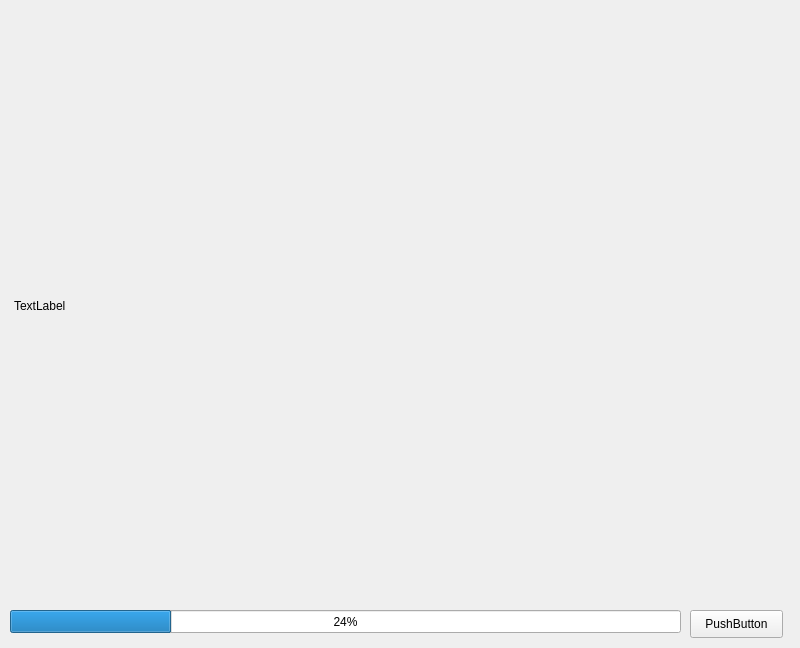
<?xml version="1.0" encoding="UTF-8"?>
<ui version="4.0">
 <class>MainWindow</class>
 <widget class="QMainWindow" name="MainWindow">
  <property name="geometry">
   <rect>
    <x>0</x>
    <y>0</y>
    <width>800</width>
    <height>648</height>
   </rect>
  </property>
  <property name="sizePolicy">
   <sizepolicy hsizetype="Fixed" vsizetype="Fixed">
    <horstretch>0</horstretch>
    <verstretch>0</verstretch>
   </sizepolicy>
  </property>
  <property name="windowTitle">
   <string>MainWindow</string>
  </property>
  <widget class="QWidget" name="centralwidget">
   <widget class="QPushButton" name="pushButton_3">
    <property name="geometry">
     <rect>
      <x>690</x>
      <y>610</y>
      <width>93</width>
      <height>28</height>
     </rect>
    </property>
    <property name="text">
     <string>PushButton</string>
    </property>
   </widget>
   <widget class="QProgressBar" name="progress_bar">
    <property name="geometry">
     <rect>
      <x>10</x>
      <y>610</y>
      <width>671</width>
      <height>23</height>
     </rect>
    </property>
    <property name="value">
     <number>24</number>
    </property>
   </widget>
   <widget class="QLabel" name="main_image">
    <property name="geometry">
     <rect>
      <x>14</x>
      <y>15</y>
      <width>771</width>
      <height>581</height>
     </rect>
    </property>
    <property name="text">
     <string>TextLabel</string>
    </property>
   </widget>
  </widget>
 </widget>
 <resources/>
 <connections/>
</ui>
